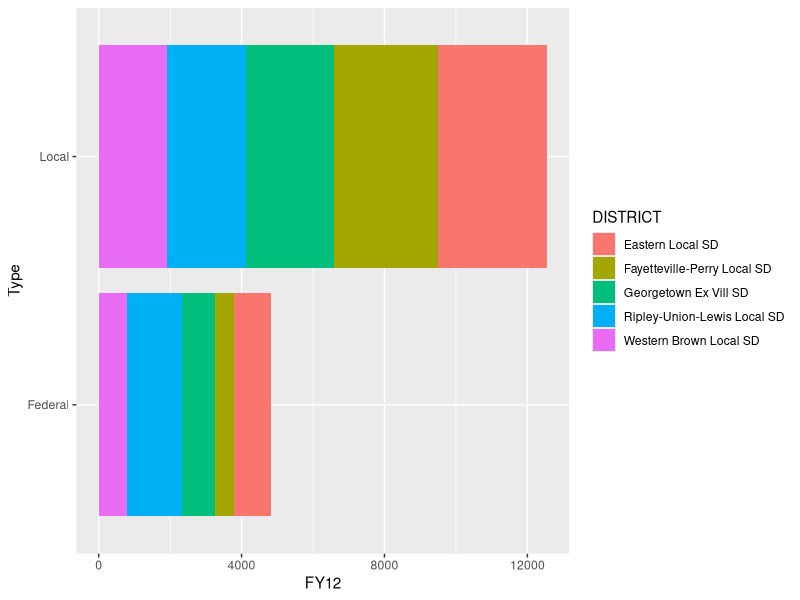

This chart was generated by the following R code:
library(ggplot2)
library(readxl)
library(plyr)


PerPupilLocalRevenue <- read_xlsx(path = "PerPupilLocalRevenue.xlsx", 
                                  sheet = 1 , 
                                  col_types = c(rep("text",3), rep("numeric", 18)))
PerPupilFederalRevenue <- read_xlsx("PerPupilFederalRevenue.xlsx", 
                                    col_types = c(rep("text",3), rep("numeric", 18)))

LocalRevenue2012 <- subset(PerPupilLocalRevenue, select = c("IRN", "DISTRICT", "COUNTY", "FY12"))
LocalRevenue2012 <- subset(LocalRevenue2012, COUNTY == "Brown")

FederalRevenue2012 <- subset(PerPupilFederalRevenue, select = c("IRN", "DISTRICT", "COUNTY", "FY12"))
FederalRevenue2012 <- subset(FederalRevenue2012, COUNTY == "Brown")



LocalRevenue2012$Type <- "Local"
FederalRevenue2012$Type <- "Federal"

CombinedData <- rbind(LocalRevenue2012, FederalRevenue2012)

County2012 <- ddply(CombinedData, 
                        c("DISTRICT", "Type"), 
                        summarize,
                        FY12 = sum(FY12, na.rm = TRUE))

print(ggplot(County2012, aes(x = Type, y = FY12, fill = DISTRICT)) + 
                         geom_bar(stat = "identity") + coord_flip())
